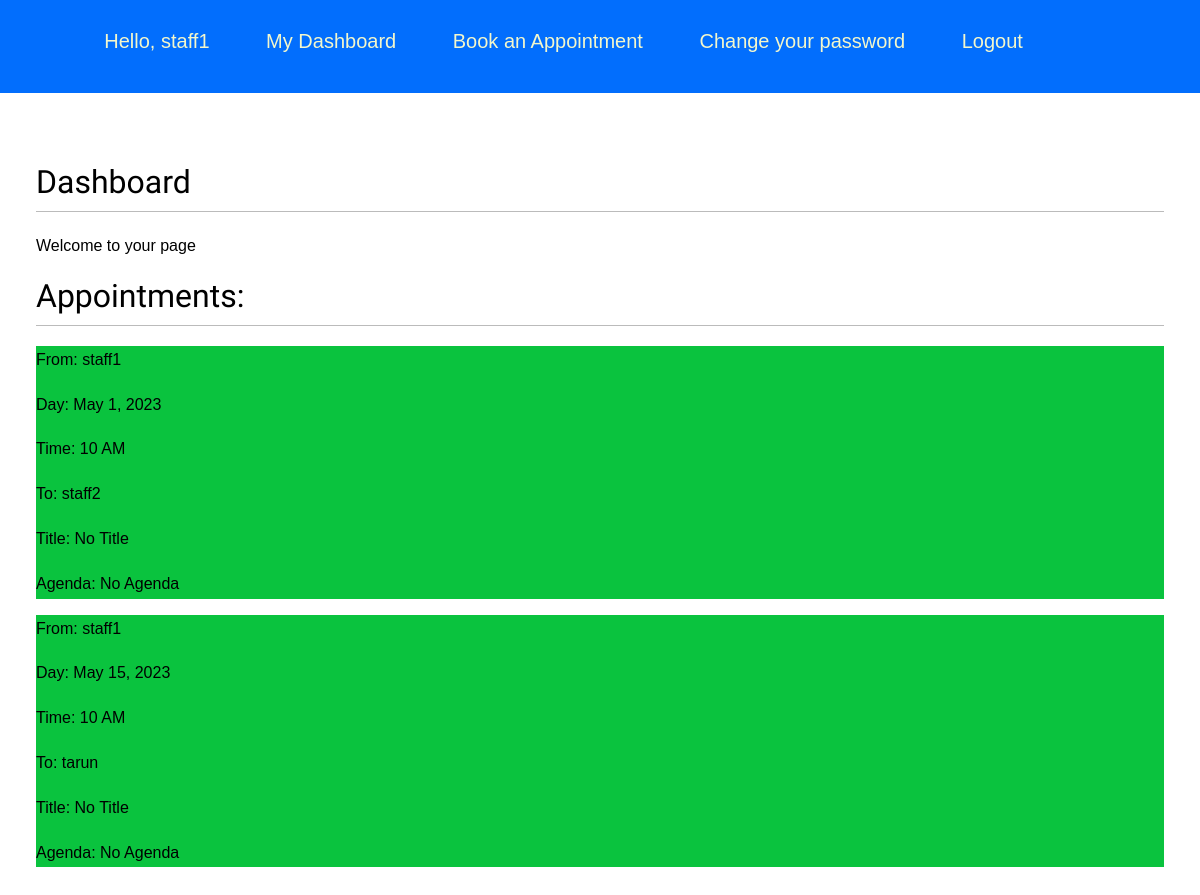
The page / (signed in) on the database as committed earlier.
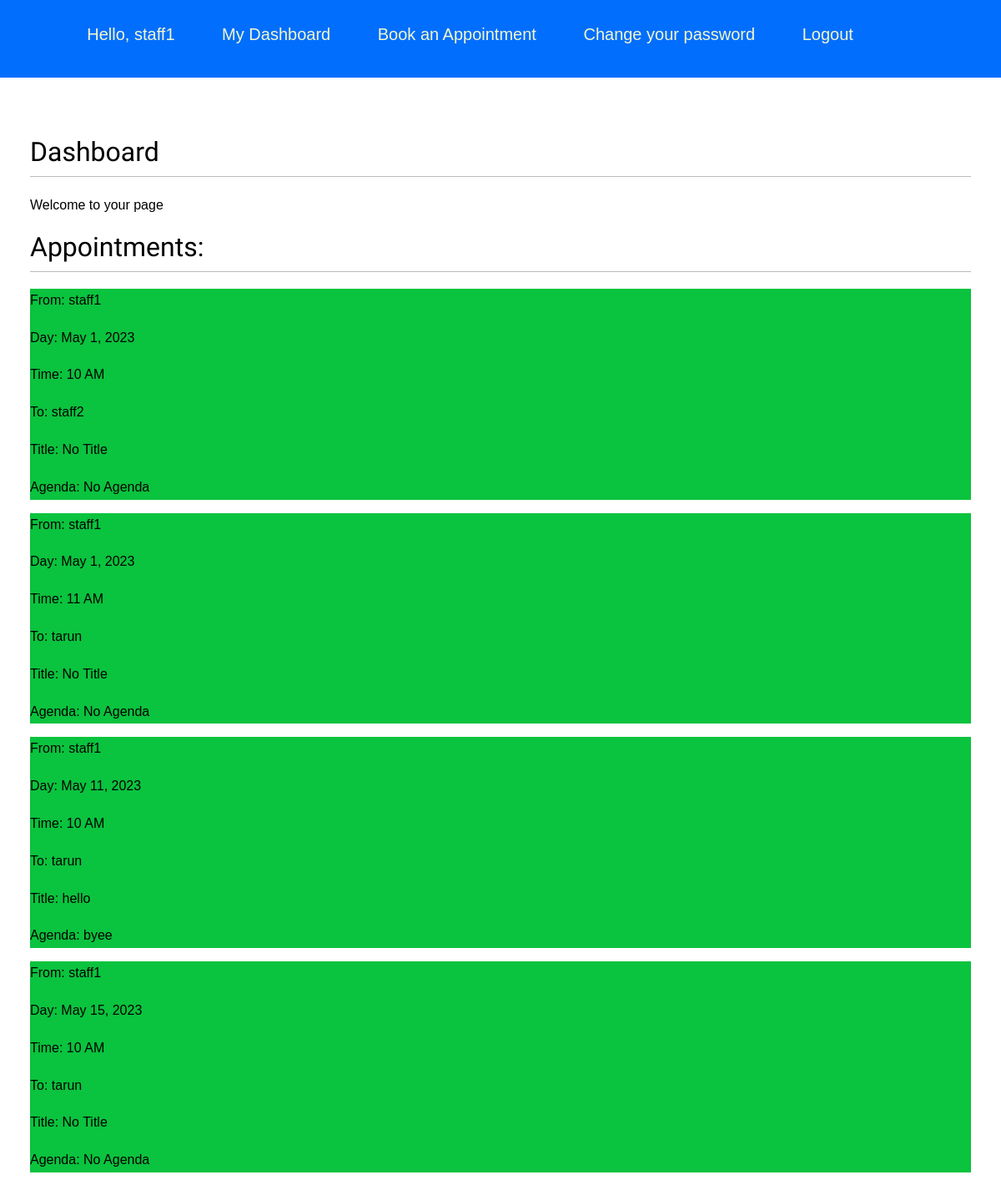
The same page on the database as committed later.
### mainapp/models.py (models this page shows, shortened)
class Appointment(models.Model):
    user = models.ForeignKey(User, on_delete=models.CASCADE, null=True, blank=True)
    user2 = models.CharField(User, null=True, max_length=30)
    day = models.DateField(default=datetime.now)
    title = models.CharField(max_length=20, default="No Title")
    agenda = models.CharField(max_length=100, default="No Agenda")
    time = models.CharField(max_length=10, choices=TIME_CHOICES, default="10 AM")
    time_ordered = models.DateTimeField(default=datetime.now, blank=True)

### mainapp/views.py (the view)
# urls.py: path('',views.dashboard, name='dashboard'),
@login_required
def dashboard(request):   #main screen
    user = request.user
    appointments = Appointment.objects.filter(user=user ).order_by('day', 'time')
    appointments2 = Appointment.objects.filter(user2=user ).order_by('day', 'time')
    appointment = appointments | appointments2
    return render(request, 'registration/dashboard.html', {
        'section': 'dashboard',
        'user':user,
        'appointments':appointment,
    } )

### mainapp/templates/registration/dashboard.html (shortened to what this page needs)
{% extends "base.html" %}
{% block content %}
 <h1> Dashboard </h1>
 <p> Welcome to your page  </p>
 {% if appointments.count > 0 %}
<div >
    <h1 >Appointments:</h1>
    <div >
        {% for appointment in appointments %}
        <div id="appbar">
            <p>From: {{ appointment.user }}</p>
            <p>Day: {{ appointment.day }}</p>
            <p >Time: {{ appointment.time }}</p>
            <p >To: {{ appointment.user2 }}</p>
            <p >Title: {{ appointment.title }}</p>
            <p >Agenda: {{ appointment.agenda }}</p>
        </div>
        {% endfor %}
    </div>
</div>
{% endif %}
{% endblock %}

### mainapp/templates/base.html (shortened to what this page needs)
{% load static %}
<!DOCTYPE html>
<html>
    <head>
        <link href="{% static 'css\base.css' %}" rel="stylesheet">
    </head>
    <body>
        <div id="header" class="heading">
            {% if request.user.is_authenticated %}
            <ul class="menu">
                <li {% if sectoin == "dashboard" %} class="selected" {% endif %}>
                    Hello, {{ request.user.username }}
                </li>
                <li {% if sectoin == "dashboard" %} class="selected" {% endif %}>
                    <a href="{% url 'dashboard' %}">My Dashboard</a>
                </li>
                <li {% if sectoin == "dashboard" %} class="selected" {% endif %}>
                    <a href="{% url 'booking' %}">Book an Appointment</a>
                </li>
                <li {% if sectoin == "dashboard" %} class="selected" {% endif %}>
                    <a href="{% url 'password_change' %}">Change your password</a>
                </li>
                <li {% if sectoin == "dashboard" %} class="selected" {% endif %}>
                    <a href="{% url 'logout' %}">Logout</a>
                </li>
            </ul>
            {% endif %}
        </div>
        <div class="content" id="login_page">
            {% block content%}
            {% endblock %}
        </div>
    </body>
</html>

### mainapp/static/css/base.css (style rules this page uses)
body { margin: 0; padding: 0; font-family: Helvetica, sans-serif; }
p { line-height: 1.8; }
a { color: #026efd; text-decoration: none; }
h1,h2,h3,h4,h5,h6 { font-family: 'Muli', sans-serif; font-weight: normal; }
h1 { border-bottom: 1px solid #bbb; padding: 0 0 10px 0; margin: 10px 0 20px 0; }
#header { padding: 10px 3%; font-size: 20px; background: #026efd; color: #fff; border-bottom: 10px solid #026efd; overflow: auto; }
#header ul.menu { color: #f3f7cc; list-style: none; padding-right: 10%; display: flex; justify-content: space-around; }
#header a { color: #f3f7cc; }
.content { padding: 5% 3%; }
#appbar { background-color: #0ac33e; }

Rows that differ between the two databases and show on the page:
added Appointment: user "staff1", day "May 1, 2023", time "11 AM", user2 "tarun", title "No Title", agenda "No Agenda"
added Appointment: user "staff1", day "May 11, 2023", time "10 AM", user2 "tarun", title "hello", agenda "byee"
